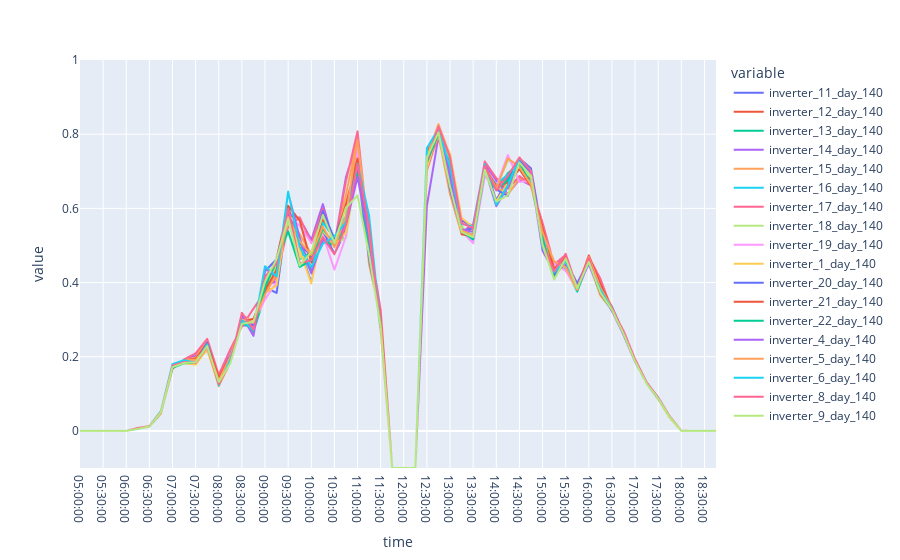

Notebook cell for this chart:
### Code cell
cluster = 23
day = "day_140"
plot_cluster_analysis(clustering_result_df, plant_daily_curves_df, day, cluster)
